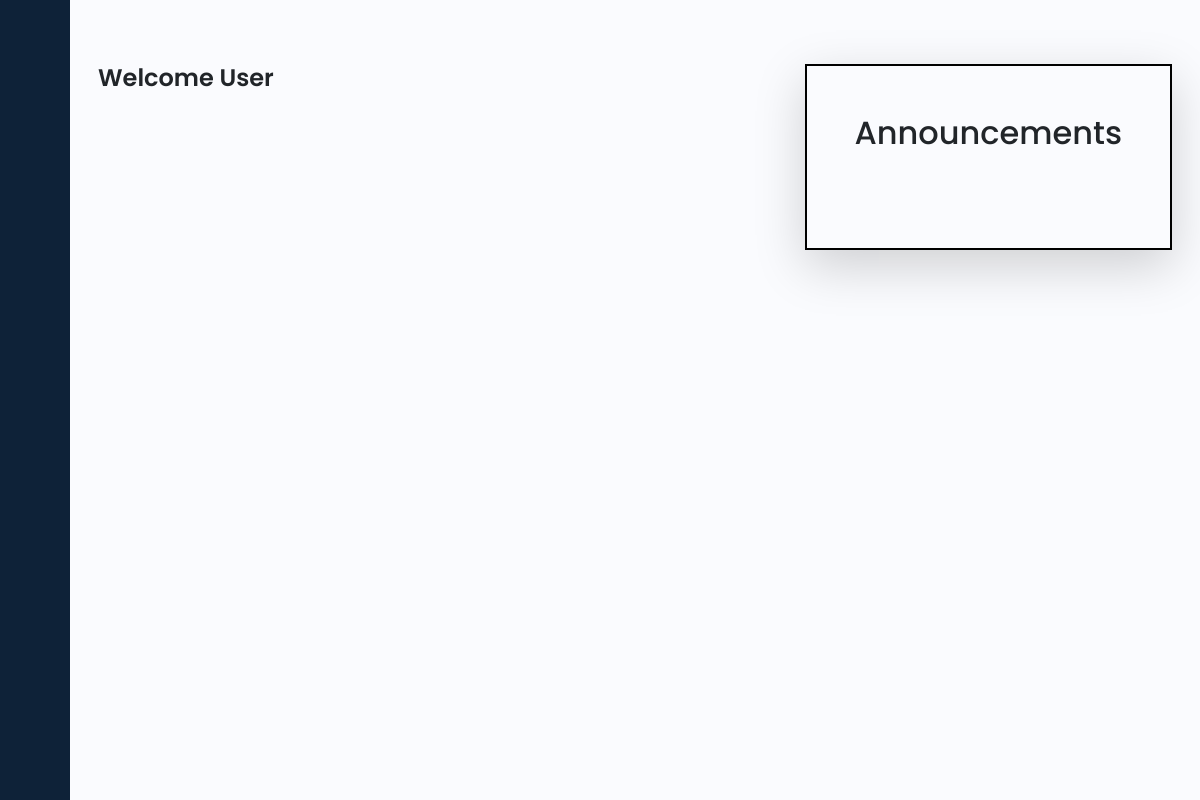
The app's page /student/home/, older data.
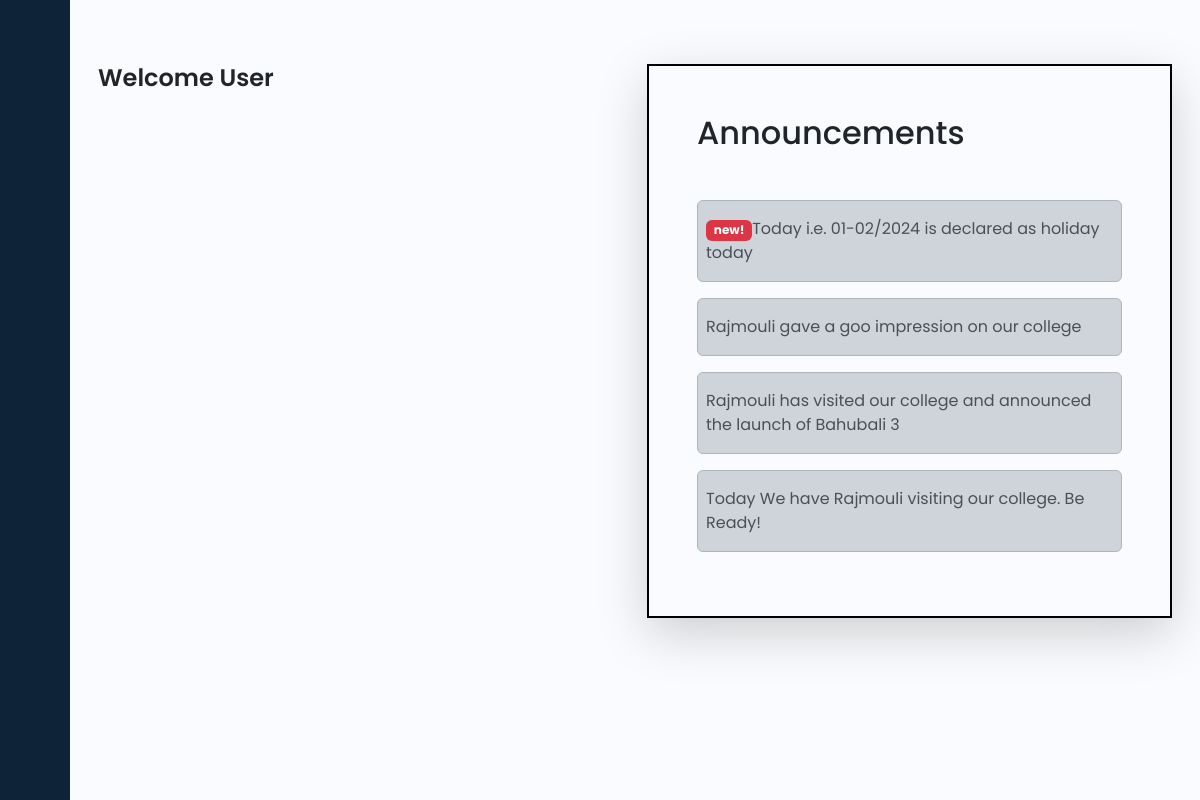
The same page, newer data.
### home/models.py (models this page shows, shortened)
class Announcement(models.Model):
    title = models.CharField(max_length=100)
    new = models.BooleanField(default=True)
    body = models.TextField()
    date = models.DateTimeField()
    def __str__(self):
        return self.title

### student/views.py (the view)
def studentHome(request):
    context = {
        'announcements': Announcement.objects.all().order_by('-date'),
    }
    print(context)
    return render(request, 'studentHome.html', context)

### student/templates/studentHome.html (shortened to what this page needs)
{% extends "index.html" %}
{% block content %}
<div class="container">
<div class="row">
  <div class="col-6 my-5">
    <h1>Welcome User</h1>
  </div>
  <div class="d-flex flex-column align-items-end col-6">
    <div style="border: 2px black solid" class=" rounded-lg w3-animate-right shadow-lg pb-5 mt-5 mr-5" >
    <h2 class="my-5 mx-5">Announcements</h2>
    {% for announcement in announcements %}
        {% if announcement.new %}
        <div class="alert alert-dark px-2 mx-5"><span class="badge bg-danger w3-animate-zoom">new!</span>{{announcement.body}}</div>
        {% else %}
        <div class="alert alert-dark px-2 mx-5">{{announcement.body}}</div>
        {% endif %}
  {% endfor %}
    </div>
</div>
</div>
</div>
{% endblock content %}

### student/templates/index.html (shortened to what this page needs)
{% load static %}
<!DOCTYPE html>
<html lang="en">
<head>
    <link href="https://cdn.lineicons.com/4.0/lineicons.css" rel="stylesheet" />
    <link href="https://cdn.jsdelivr.net/npm/bootstrap@5.3.0-alpha3/dist/css/bootstrap.min.css" rel="stylesheet"
>
    <link rel="stylesheet" href="{% static 'css/style.css' %}">
</head>
<body>
    <div class="wrapper">
        <aside id="sidebar">
            <div class="d-flex">
                <button class="toggle-btn" type="button">
                </button>
            </div>
            <ul class="sidebar-nav">
                <li class="sidebar-item">
                    <a href="/student/home/" class="sidebar-link">
                    </a>
                </li>
                <li class="sidebar-item">
                    <a href="#" class="sidebar-link">
                    </a>
                </li>
                <li class="sidebar-item">
                    <a href="#" class="sidebar-link collapsed has-dropdown" data-bs-toggle="collapse"
                        data-bs-target="#auth" aria-expanded="false" aria-controls="auth">
                    </a>
                </li>
                <li class="sidebar-item">
                    <a href="#" class="sidebar-link collapsed has-dropdown" data-bs-toggle="collapse"
                        data-bs-target="#multi" aria-expanded="false" aria-controls="multi">
                    </a>
                </li>
                <li class="sidebar-item">
                    <a href="#" class="sidebar-link">
                    </a>
                </li>
                <li class="sidebar-item">
                    <a href="#" class="sidebar-link">
                    </a>
                </li>
            </ul>
            <div class="sidebar-footer">
                <a href="/logout/" class="sidebar-link">
                </a>
            </div>
        </aside>
        <div class="main p-3">
            {% block content %}{% endblock content %}
        </div>
    </div>
</body>
</html>

### student/static/css/style.css (style rules this page uses)
a { text-decoration: none; }
li { list-style: none; }
h1 { font-weight: 600; font-size: 1.5rem; }
body { font-family: 'Poppins', sans-serif; }
.wrapper { display: flex; }
.main { min-height: 100vh; width: 100%; overflow: hidden; transition: all 0.35s ease-in-out; background-color: #fafbfe; }
#sidebar { width: 70px; min-width: 70px; z-index: 1000; transition: all .25s ease-in-out; background-color: #0e2238; display: flex; flex-direction: column; }
.toggle-btn { background-color: transparent; cursor: pointer; border: 0; padding: 1rem 1.5rem; }
.sidebar-nav { padding: 2rem 0; flex: 1 1 auto; }
a.sidebar-link { padding: .625rem 1.625rem; color: #FFF; display: block; font-size: 0.9rem; white-space: nowrap; border-left: 3px solid transparent; }
.sidebar-item { position: relative; }

Row changes from the older to the newer data that the page shows:
added Announcement: body "Today i.e. 01-02/2024 is declared as holiday today"
added Announcement: body "Rajmouli gave a goo impression on our college"
added Announcement: body "Rajmouli has visited our college and announced the launch of Bahubali 3"
added Announcement: body "Today We have Rajmouli visiting our college. Be Ready!"
